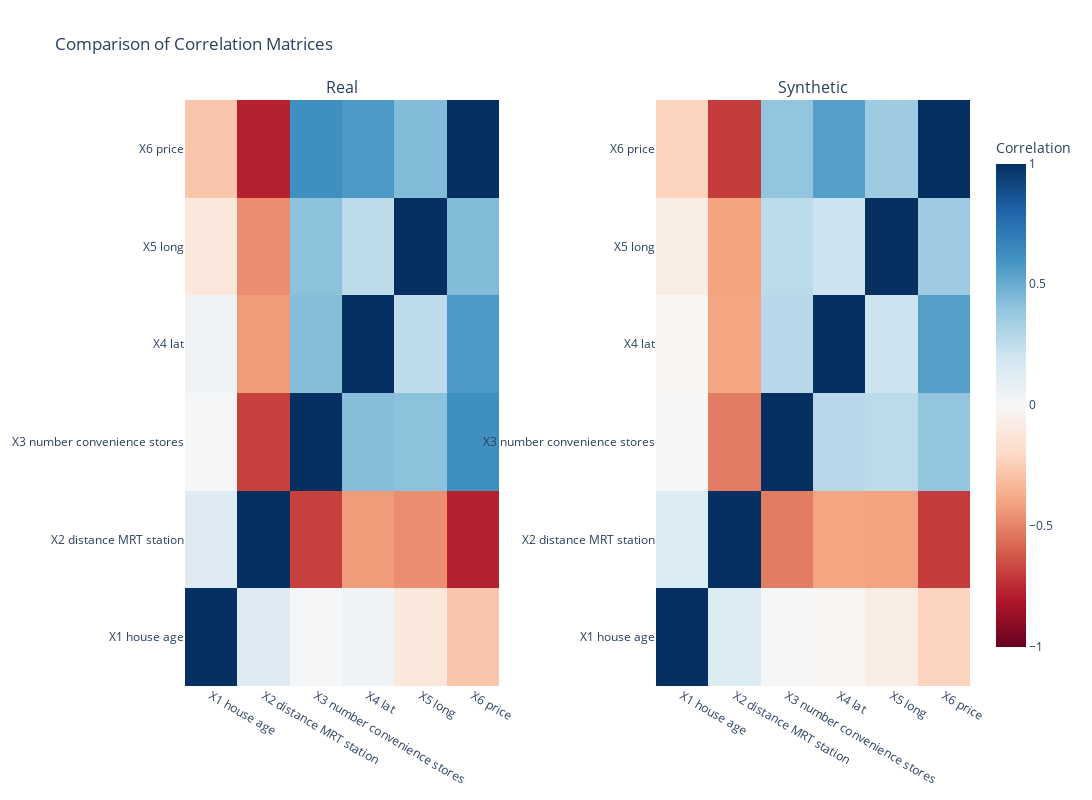

The code cell stored with this chart in its notebook:
### Code cell
plot_correlation_matrices(correlation_matrix, correlation_matrix_syn, "Real", "Synthetic")

### Figure 1 — Plotly figure (JSON) as saved in the notebook; plotly's stock layout.template omitted (floating-point values rounded to 4 significant figures)
{"data": [{"colorbar": {"len": 0.9, "title": {"text": "Correlation"}}, "colorscale": [[0, "rgb(103,0,31)"], [0.1, "rgb(178,24,43)"], [0.2, "rgb(214,96,77)"], [0.3, "rgb(244,165,130)"], [0.4, "rgb(253,219,199)"], [0.5, "rgb(247,247,247)"], [0.6, "rgb(209,229,240)"], [0.7, "rgb(146,197,222)"], [0.8, "rgb(67,147,195)"], [0.9, "rgb(33,102,172)"], [1, "rgb(5,48,97)"]], "hoverongaps": false, "hovertemplate": "X: %{x}<br>Y: %{y}<br>Corr: %{z:.2f}<extra></extra>", "type": "heatmap", "x": ["X1 house age", "X2 distance MRT station", "X3 number convenience stores", "X4 lat", "X5 long", "X6 price"], "xaxis": "x", "y": ["X1 house age", "X2 distance MRT station", "X3 number convenience stores", "X4 lat", "X5 long", "X6 price"], "yaxis": "y", "z": [[1.0, 0.1296, 0.00924, 0.04214, -0.1097, -0.2818], [0.1296, 1.0, -0.6882, -0.4251, -0.4694, -0.7759], [0.00924, -0.6882, 1.0, 0.4295, 0.4121, 0.6173], [0.04214, -0.4251, 0.4295, 1.0, 0.2649, 0.5784], [-0.1097, -0.4694, 0.4121, 0.2649, 1.0, 0.4377], [-0.2818, -0.7759, 0.6173, 0.5784, 0.4377, 1.0]], "zmax": 1, "zmin": -1}, {"colorscale": [[0, "rgb(103,0,31)"], [0.1, "rgb(178,24,43)"], [0.2, "rgb(214,96,77)"], [0.3, "rgb(244,165,130)"], [0.4, "rgb(253,219,199)"], [0.5, "rgb(247,247,247)"], [0.6, "rgb(209,229,240)"], [0.7, "rgb(146,197,222)"], [0.8, "rgb(67,147,195)"], [0.9, "rgb(33,102,172)"], [1, "rgb(5,48,97)"]], "hoverongaps": false, "hovertemplate": "X: %{x}<br>Y: %{y}<br>Corr: %{z:.2f}<extra></extra>", "showscale": false, "type": "heatmap", "x": ["X1 house age", "X2 distance MRT station", "X3 number convenience stores", "X4 lat", "X5 long", "X6 price"], "xaxis": "x2", "y": ["X1 house age", "X2 distance MRT station", "X3 number convenience stores", "X4 lat", "X5 long", "X6 price"], "yaxis": "y2", "z": [[1.0, 0.1346, 0.01361, -0.02223, -0.07959, -0.2279], [0.1346, 1.0, -0.5196, -0.4005, -0.4071, -0.6998], [0.01361, -0.5196, 1.0, 0.2798, 0.2713, 0.3973], [-0.02223, -0.4005, 0.2798, 1.0, 0.2138, 0.5519], [-0.07959, -0.4071, 0.2713, 0.2138, 1.0, 0.3597], [-0.2279, -0.6998, 0.3973, 0.5519, 0.3597, 1.0]], "zmax": 1, "zmin": -1}], "layout": {"annotations": [{"font": {"size": 16}, "showarrow": false, "text": "Real", "x": 0.2, "xanchor": "center", "xref": "paper", "y": 1, "yanchor": "bottom", "yref": "paper"}, {"font": {"size": 16}, "showarrow": false, "text": "Synthetic", "x": 0.8, "xanchor": "center", "xref": "paper", "y": 1, "yanchor": "bottom", "yref": "paper"}], "height": 800, "showlegend": false, "title": {"text": "Comparison of Correlation Matrices"}, "width": 1400, "xaxis": {"anchor": "y", "domain": [0, 0.4]}, "xaxis2": {"anchor": "y2", "domain": [0.6, 1]}, "yaxis": {"anchor": "x", "domain": [0, 1]}, "yaxis2": {"anchor": "x2", "domain": [0, 1]}}}
